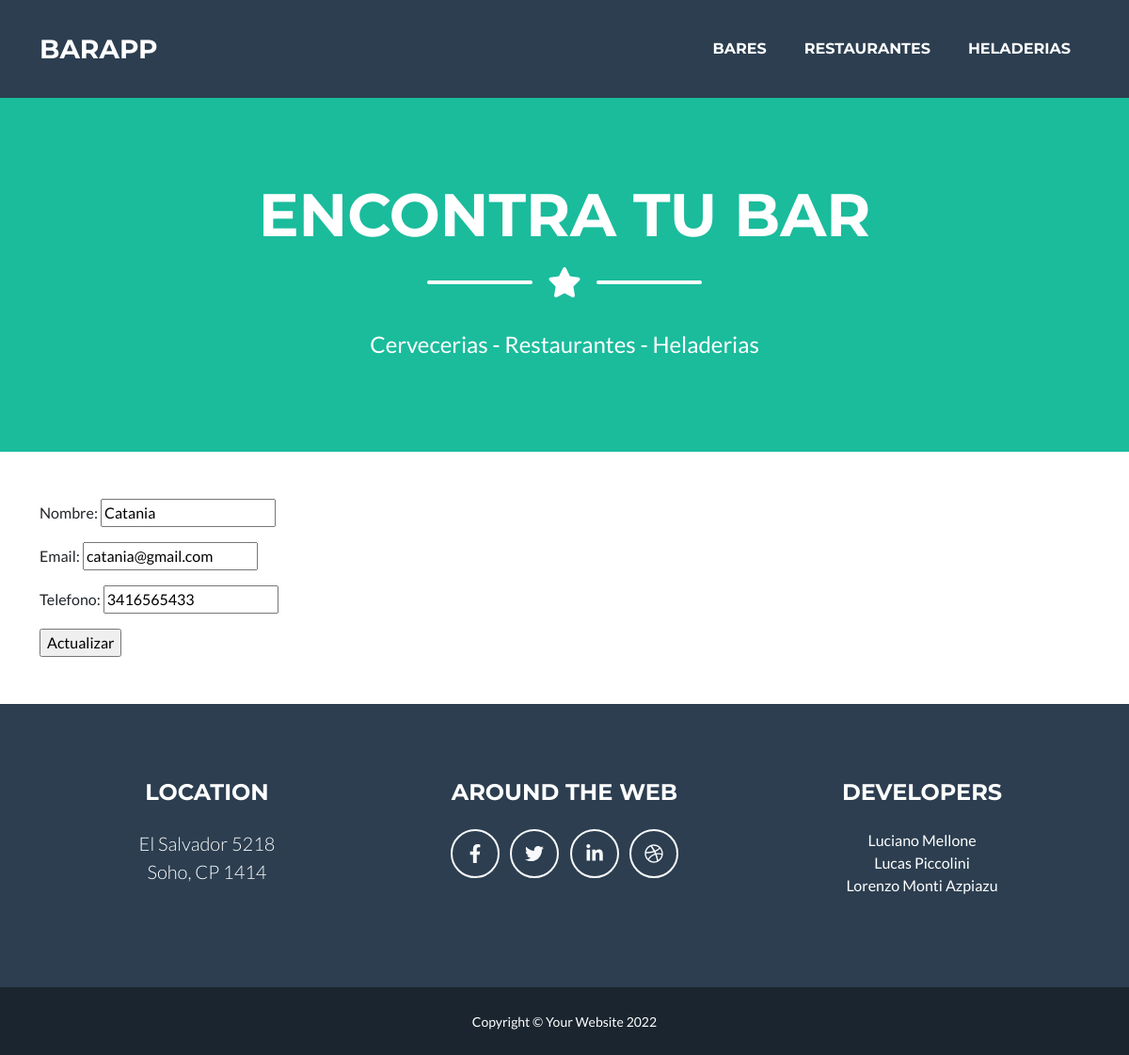
Page /app-bares/restaurantes-update/5 on the earlier database version.
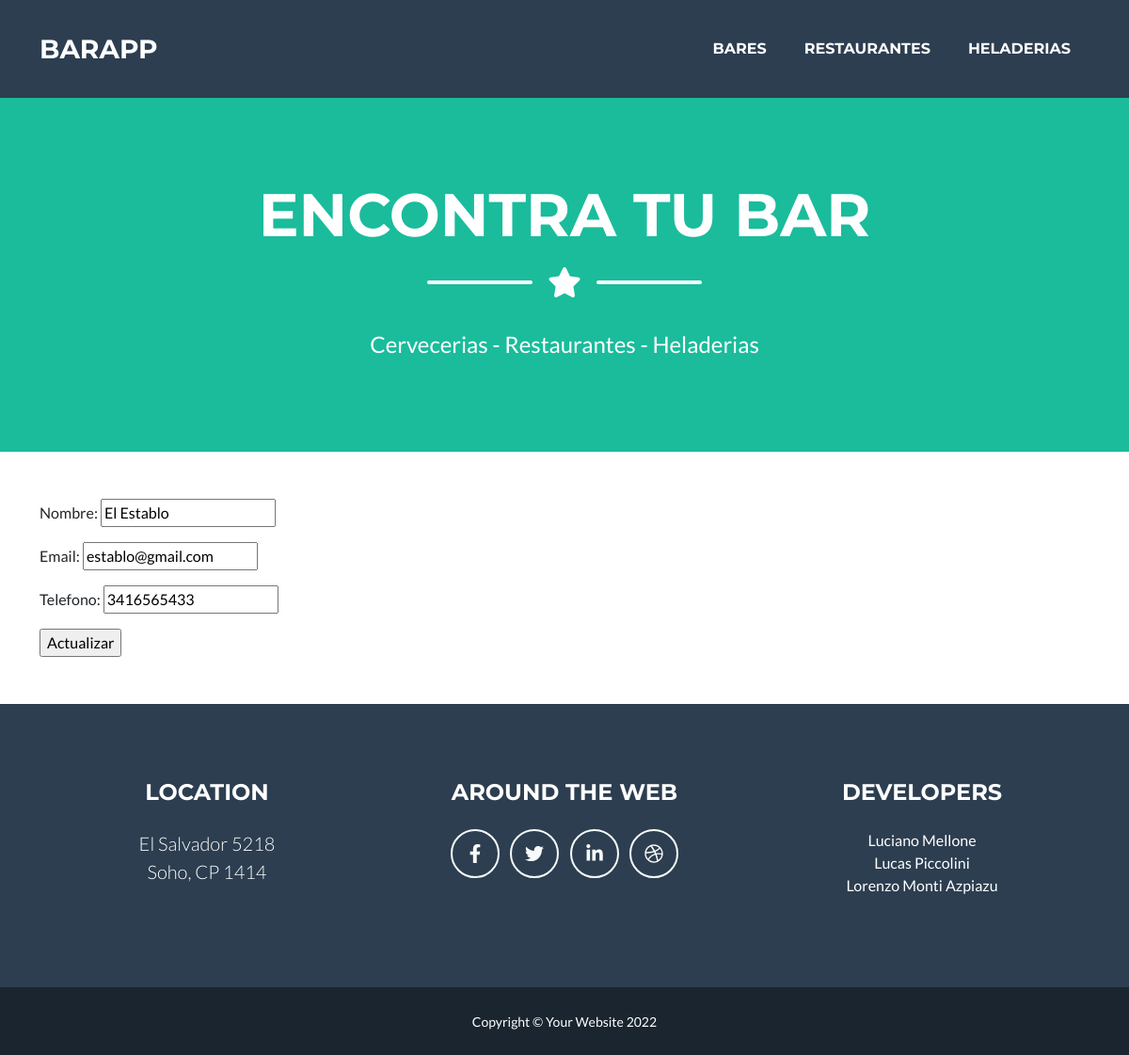
Same page on the later database version.
### Bares/models.py (models this page shows, shortened)
class Restaurantes(models.Model):
    nombre = models.CharField(max_length = 100)
    email = models.EmailField()
    telefono = models.IntegerField()

### Bares/views.py (the view)
# urls.py: path('restaurantes-update/<pk>', RestaurantesUpdate.as_view(), name="restaurante_update"),
class RestaurantesUpdate(UpdateView):
    model = Restaurantes
    template_name = 'restaurantes_update.html'
    fields = ("__all__")
    success_url = "/app-bares/restaurantes/"
    context_object_name = "restaurantes"

### Bares/Templates/restaurantes_update.html
{% extends 'padre.html' %}
{% load static %}
{% block contenidoQueCambia %}
    <form action="{% url 'restaurante_update' restaurantes.id %}" method="POST">{% csrf_token %}
        {{form.as_p}}
        <input type="submit" value="Actualizar"/>
    </form>
{% endblock contenidoQueCambia %}

Differences in the rows shown:
changed Restaurantes: nombre "Catania" → "El Establo"; email "catania@gmail.com" → "establo@gmail.com"
